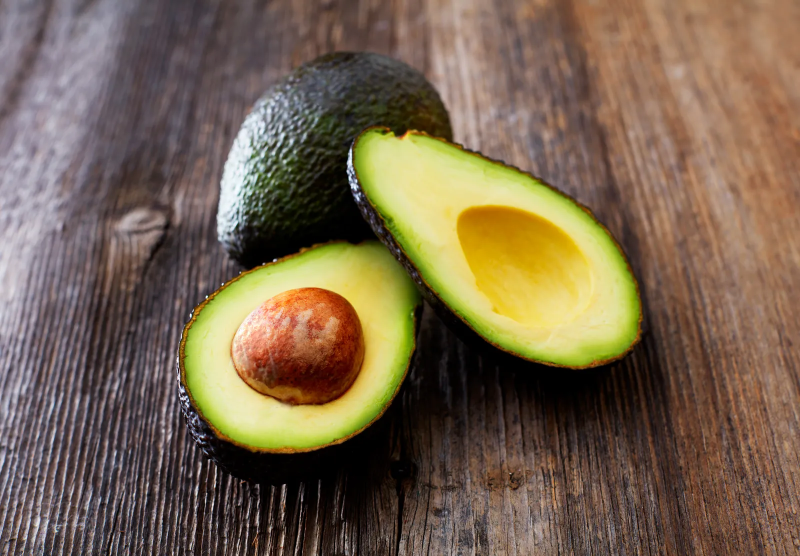
#> input picture assets/glaukoma/f5f93dee-image.webp, 1600 x 1112 px, given in place of pantai_head.png, which was not available (shown at 1/2 size)
$ python build_edit.py ../assets/glaukoma/f5f93dee-image.webp out.png
#> lines starting #> are read from the running program, lines starting #| are printed output that depends on the picture; after the words box and inside, x2 and y2 are one past the last pixel; in counts of white or black regions, pixels touching at a corner belong together
#!/usr/bin/env python3
"""Edit video awareness: overlay hero (di BELAKANG orang guna matte), panel bukti/carta (di hadapan), subtitle.
Guna:  build_edit.py preview t1 t2 ...      → work/preview.png
       build_edit.py render out_noaudio.mp4"""
import sys, json, math, subprocess, cv2, numpy as np
from PIL import Image, ImageDraw, ImageFont, ImageFilter
W, H, FPS = 1080, 1920, 30
T0, T1 = 2.0, 49.6                     # trim senyap awal/akhir (saat sumber)
WK = '/home/user/Video-Editing-All-In-One/work/'
FD = '/usr/share/fonts/opentype/inter/'
PURPLE=(76,38,158); DEEP=(24,12,58); TEAL=(111,227,207); WHITE=(255,255,255); AMBER=(255,196,87); RED=(255,107,107); BLUE=(120,170,255)
_f={}
# [4 lines left out: function font, not called in this run]
def ease(x): x=min(max(x,0),1); return 1-(1-x)**3
# [4 lines left out: function seg, not called in this run]
def tw(d,s,f): return d.textlength(s,font=f)
# [12 lines left out: functions fit, wrap, not called in this run]
def rrect_mask(size,r):
    m=Image.new('L',size,0); ImageDraw.Draw(m).rounded_rectangle((0,0,size[0]-1,size[1]-1),r,fill=255); return m
def card(path,w,crop_top=0,r=26,pad=0):
#> called with w = 880, crop_top = 0, r = 26, pad = 0
    im=Image.open(path).convert('RGB')
#> im is the input picture: PIL image 1600x1112 RGB; mean R, G, B 119.2, 100.9, 78.7
    if crop_top: im=im.crop((0,crop_top,im.width,im.height))
    im=im.resize((w,int(im.height*w/im.width)),Image.LANCZOS).convert('RGBA')
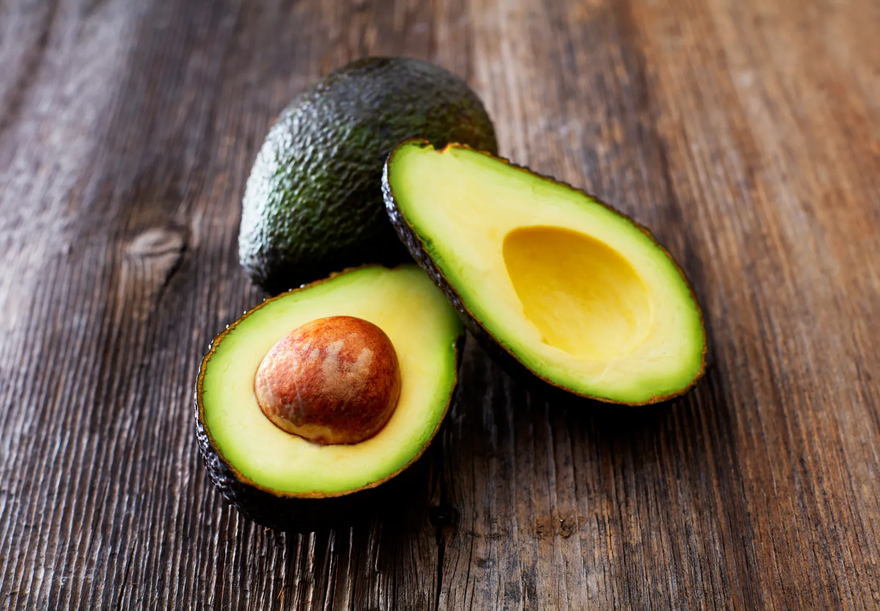
#> im: PIL image 880x611 RGBA; mean R, G, B, A 119.2, 100.9, 78.7, 255
    im.putalpha(rrect_mask(im.size,r)); return im
#> in rrect_mask, `m = Image.new('L', size, 0)`: m: PIL image 880x611 L; every value is 0
#> in rrect_mask, `ImageDraw.Draw(m).rounded_rectangle((0, 0, size[0] - 1, size[1] - 1), `:
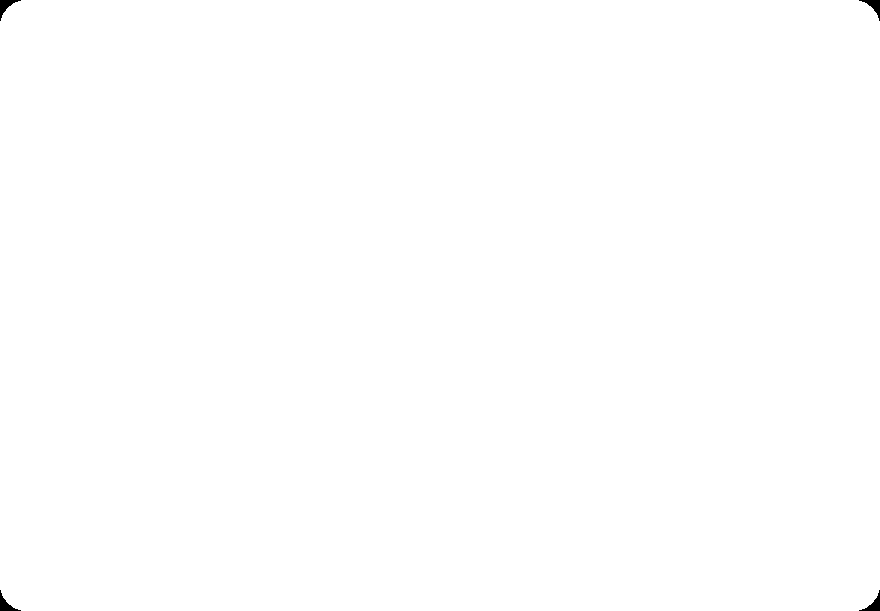
#> m: PIL image 880x611 L; 99.9% white; 4 black regions, box (x1, y1, x2, y2) and area: (0, 0, 21, 21) 150, (859, 0, 880, 21) 150, (0, 590, 21, 611) 150, (859, 590, 880, 611) 150
# [16 lines left out: functions panel_bg, paste_a, glow_text, not called in this run]

# ---------- aset ----------
C=WK+'crops/'
PX,PY,PW,PH=60,1000,960,440
A={}
def load():
    A['p_head']=card(C+'pantai_head.png',880); A['p_stat']=card(C+'pantai_stat.png',880)
#> call 2 of card, with w = 880, crop_top = 0, r = 26, pad = 0
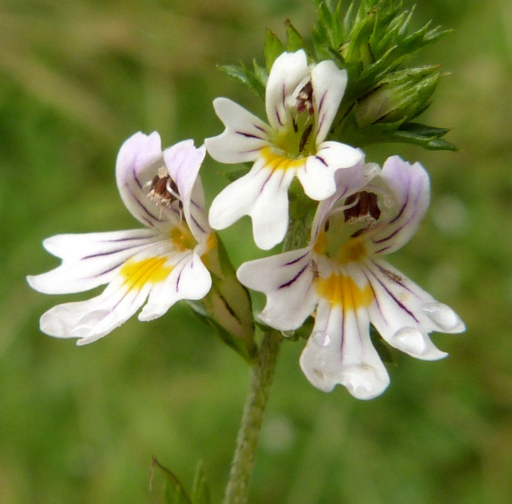
#> input picture assets/glaukoma/c4c964f5-image.jpg, 1024 x 1007 px, given in place of pantai_stat.png, which was not available (shown at 1/2 size)
#> in card, im is the input picture: PIL image 1024x1007 RGB; mean R, G, B 116.2, 125.7, 64.5
#> in card (call 2), `im=im.resize((w,int(im.height*w/im.width)),Image.LANCZOS).convert('RGB..`:
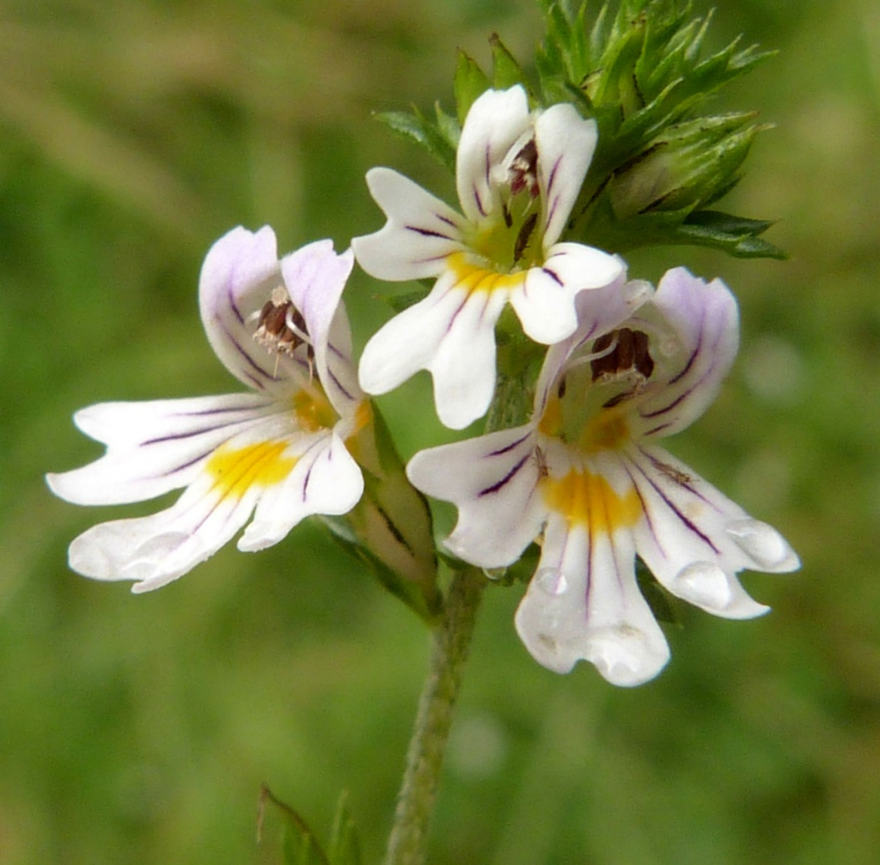
#> im: PIL image 880x865 RGBA; mean R, G, B, A 116.2, 125.7, 64.5, 255
#> call 2 of rrect_mask, with size = (880, 865), r = 26
#> in rrect_mask (call 2), `m = Image.new('L', size, 0)`: m: PIL image 880x865 L; every value is 0
#> in rrect_mask (call 2), `ImageDraw.Draw(m).rounded_rectangle((0, 0, size[0] - 1, size[1] - 1), `:
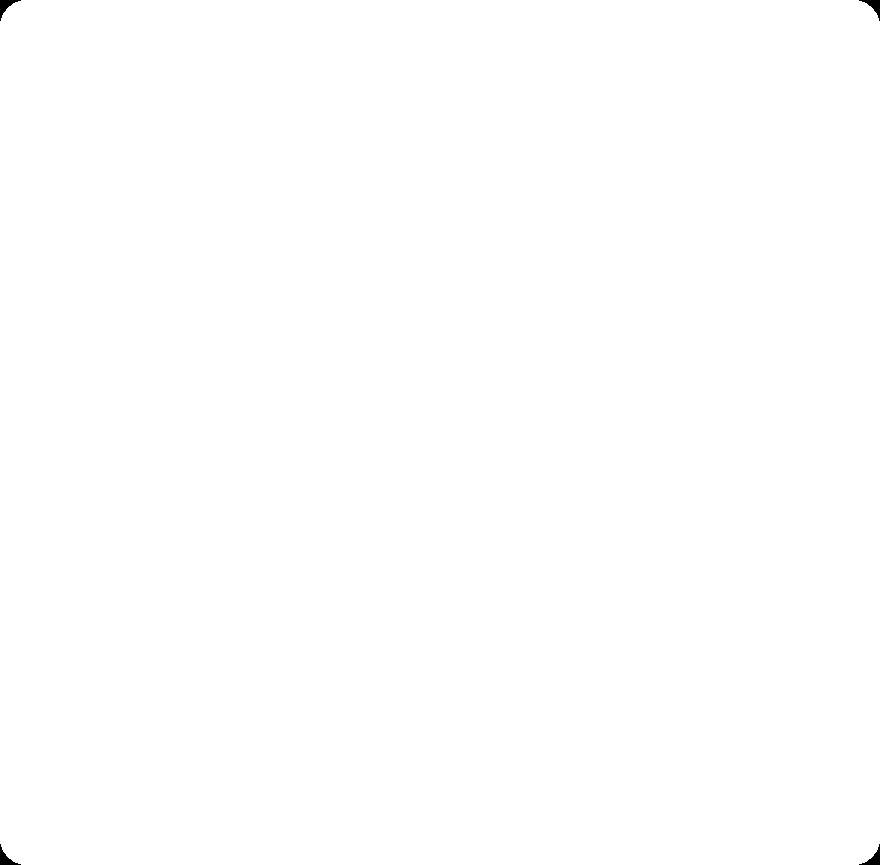
#> m: PIL image 880x865 L; 99.9% white; 4 black regions, box (x1, y1, x2, y2) and area: (0, 0, 21, 21) 150, (859, 0, 880, 21) 150, (0, 844, 21, 865) 150, (859, 844, 880, 865) 150
    A['n_head']=card(C+'nst_head.png',880); A['prod']=card(C+'product_front.png',380,crop_top=60,r=30)
    A['bg']=panel_bg(PW,PH)
#> (the run stopped early here; a loop or call above may not have finished)
